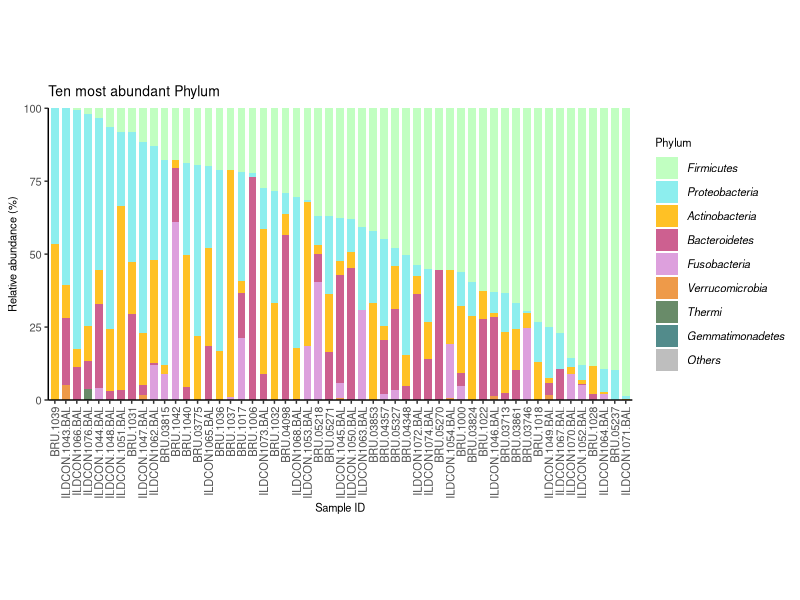
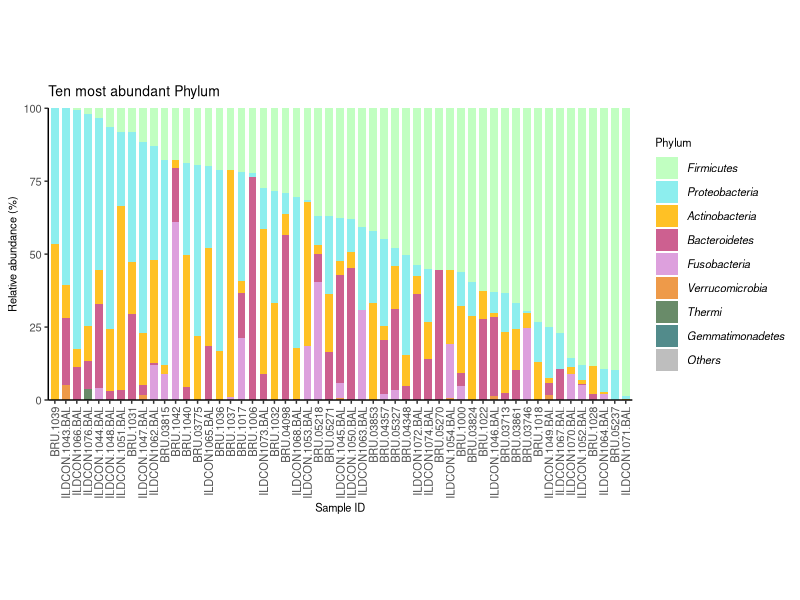

Source code (R) for these figures, in order:
setwd("~/GitHub/Imperial-Molyneaux/Healthy-controls/Phylum/")

#install.packages("dplyr")
library("dplyr")
#install.packages("tidyverse")
library("tidyverse")
#install.packages("vegan")
library("vegan")
#install.packages("reshape2")
library("reshape2")

##Select data
normalised_data <- as.data.frame(read_csv("Phylum-normalised.csv")) %>%
  filter(!Diagnosis=="Negative")
normalised_data <- dplyr::rename("Thermi" = "[Thermi]", normalised_data)
abund_table <- normalised_data %>%
  select(5:ncol(normalised_data))

metadata <- normalised_data %>%
  select("sample-id":Diagnosis)

# Make the data into percentages
rowSums(abund_table)
abund_table <- abund_table/rowSums(abund_table)*100

# Make a dataframe "top" that contains the top 10 most abundant genera. You can alter these as you want.
top <- abund_table[,order(colSums(abund_table),decreasing=TRUE)]
#Extract list of top N Taxa
N <- 10
taxa_list <- colnames(top)[1:N]
N <- length(taxa_list)
top <- data.frame(top[,colnames(top) %in% taxa_list])
top

# Make a dataframe "other" that contains all of the other genera. You can alter these as you want.
other <- abund_table[,order(colSums(abund_table),decreasing=TRUE)]
# Extract list of top N Taxa
N <- dim(normalised_data)[2] # This needs to be the total number of colums in the dataframe.
# dim(normalised_data)[2], calls the second element of the vector dim(normalised_data)
taxa_list2 <- colnames(other)[11:N]
N <- length(taxa_list2)
Others <- data.frame(other[,colnames(other) %in% taxa_list2])
Others
# Sum all the other columns into one.
Others <- rowSums(Others)
Others <- as.data.frame(Others)
Others

# Combine the top 10 genus and the other column and check the rows all still add up to 100.
top_other <- cbind(top, Others)
top_other
top_other_rowsums <- rowSums(top_other)
top_other_rowsums <- as.data.frame(top_other_rowsums)
top_other_rowsums

# Select sample_ID
sample_ID <- normalised_data$`sample-id`

# Combine the data and the sample names back together again.
sample_data <- cbind(metadata, top_other)

# OPTIONAL: Order the samples by increasing proportion of one genus.
sample_data <- sample_data %>%
  arrange(Firmicutes
          #desc(Bacteroides) # Using desc() If you want to arrange in descending order.
  )

# OPTIONAL: Fix the order of sample IDs in the order of genus proportion.
sample_data$`sample-id` <- factor(sample_data$`sample-id`,
                            levels=unique(sample_data$`sample-id`))


# Use melt to turn the data from wide format into long format. This puts all the genus data into a single column.
sample_data_long <- melt(sample_data, id.vars = c("sample-id",
                                                  "Level1",
                                                  "Sequencing run",
                                                  "Diagnosis"), variable.name = "Phylum")
sample_data_long

# Make a palette of colours for your top genus. There are lots of colours to use in R.
taxa_list # This shows you what those top ones are.
Palette <- c(Firmicutes = "darkseagreen1",
             Proteobacteria = "darkslategray2",
             Bacteroidetes = "hotpink3",
             Actinobacteria = "goldenrod1",
             Bacteroidetes = "palegreen3",
             Fusobacteria = "plum",
             Verrucomicrobia = "tan2",
            Thermi = "darkseagreen4",
            Gemmatimonadetes = "darkslategray4",
            # Coriobacteriia = "deeppink3",
             Others = "grey")


# Use ggplot2 to make the stacked box plot.
ggplot(sample_data_long,
       aes(x = `sample-id`,
           y = value,
           fill = Phylum)) +
#  facet_grid(.~Diagnosis==healthy,
#             scales = "free", 
#             drop = TRUE) +
  #Set the width of the bars in the plot
  geom_bar(stat = "identity",
           width = 0.7) +
  #Set the colors to use the Palette already created
  scale_fill_manual(values = Palette) +
  #Remove extra space at the top and bottom of the plot
  scale_y_continuous(expand = c(0, 0),
                     limits = c(0, 100.1)) +
  #Set the axis labels and title
  labs(title="Ten most abundant Phylum",
      # subtitle = "Unfiltered data",
       x = "Sample ID",
       y = "Relative abundance (%)") +
  theme(#Set the title font size
    plot.title = element_text(size=10),
    plot.subtitle = element_text(size = 8),
    #Set the legend title position
    legend.position = "right",
    #Set the legend title font size
    legend.title = element_text(size=8),
    #Define the size of the legend text and make it italic
    legend.text = element_text(size=8,
                               face = "italic"),
    #Remove the grey background from the legend
    legend.background = element_blank(),
    #Remove the box from the legend
    legend.key = element_blank(),
    #Remove the grey background
    panel.background = element_blank(),
    #Remove the plot border
    panel.border = element_blank(),
    #Remove the major plot grid lines
    panel.grid.major = element_blank(),
    #Remove the minor plot grid lines
    panel.grid.minor = element_blank(),
    #Change orientation of x axis labels
    axis.text.x = element_text(angle=90,
                               hjust=1,
                               vjust=0.5,
                               size=8),
    axis.title.x = element_text(size=8),
    #Define the axis title text size
    axis.title = element_text(size=8),
    #Define the axis label text size
    axis.text.y = element_text(size=8),
    #Add back the x and y axis lines and define thickness (size), line type, and color
    axis.line = element_line(size = 0.5,
                             linetype = "solid",
                             colour = "black"),
    #Set the aspect ratio of the plot
    aspect.ratio = 0.5
  )

#Save as a pdf for size to go into Inkspace figure
ggsave("Ten most abundant phylum.pdf", width = 300, height = 150, units = c("mm"), dpi = 300)
